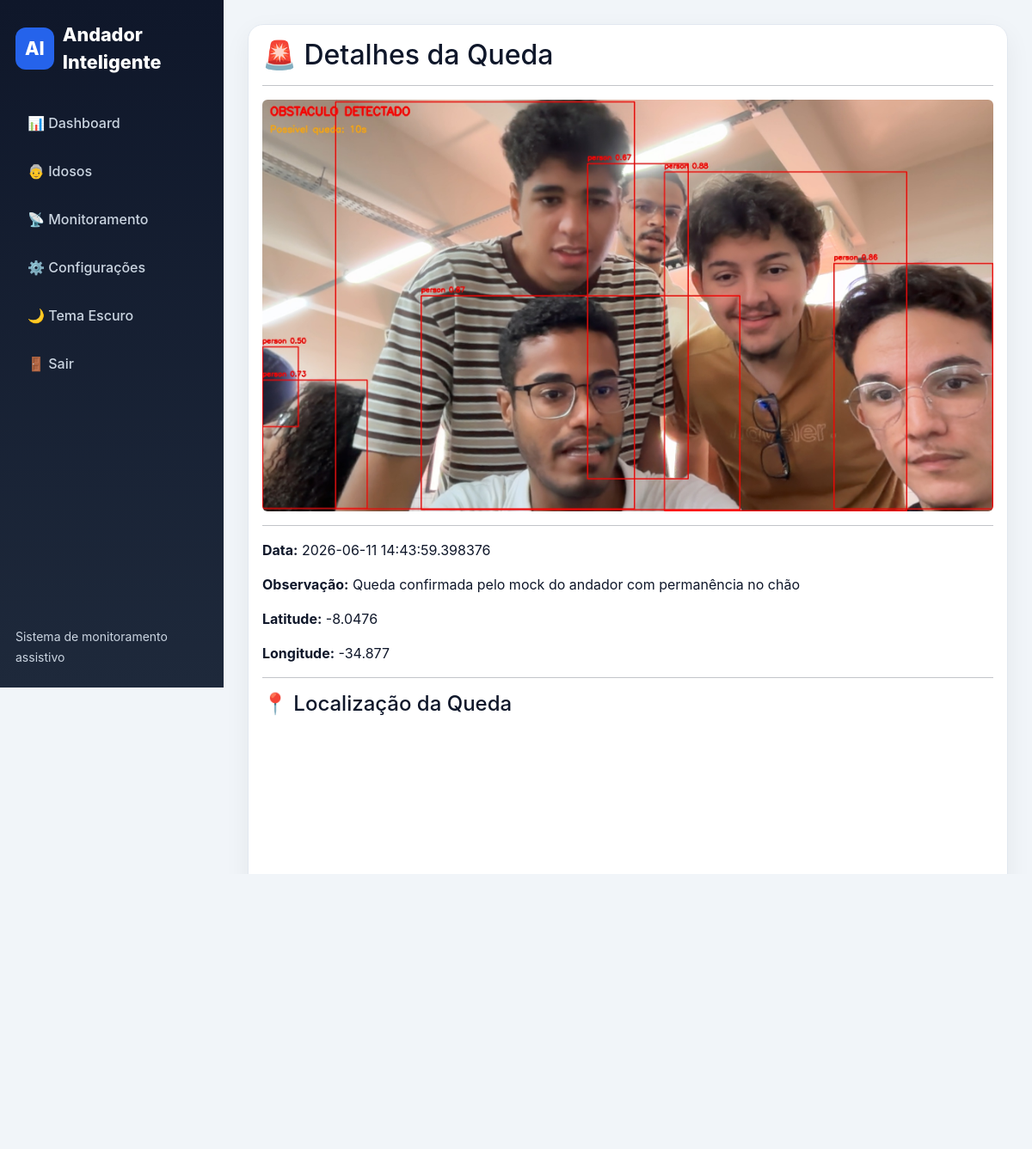
/quedas/18 (signed in), run on the app's committed database.
### models.py (models this page shows)
class Queda(db.Model):
    __tablename__ = "quedas"
    id = db.Column(
        db.Integer,
        primary_key=True
    )
    idoso_id = db.Column(
        db.Integer,
        db.ForeignKey("idosos.id"),
        nullable=False
    )
    foto = db.Column(
        db.String(255)
    )
    latitude = db.Column(
        db.Float
    )
    longitude = db.Column(
        db.Float
    )
    observacao = db.Column(
        db.Text
    )
    data_hora = db.Column(
        db.DateTime,
        default=datetime.utcnow
    )

### app.py (the view)
@app.route(
    "/quedas/<int:queda_id>"
)
def detalhes_queda(queda_id):
    if "usuario_id" not in session:
        return redirect(
            "/login"
        )
    queda = db.session.get(
        Queda,
        queda_id
    )
    if not queda:
        return (
            "Queda não encontrada.",
            404
        )
    idoso = Idoso.query.filter_by(
        id=queda.idoso_id,
        usuario_id=session[
            "usuario_id"
        ]
    ).first_or_404()
    return render_template(
        "queda_detalhes.html",
        queda=queda,
        idoso=idoso
    )

### projeto-andador-flask/templates/queda_detalhes.html (shortened to what this page needs)
{% extends 'base.html' %}
{% block conteudo %}
<div class="card">
    <div class="card-body">
        <h2>
            🚨 Detalhes da Queda
        </h2>
        <hr>
        {% if queda.foto %}
        <img
            src="{{ url_for(
                'static',
                filename='uploads/quedas/' + queda.foto
            ) }}"
            class="img-fluid rounded">
        {% endif %}
        <hr>
        <p>
            <strong>Data:</strong>
            {{ queda.data_hora }}
        </p>
        <p>
            <strong>Observação:</strong>
            {{ queda.observacao }}
        </p>
        <p>
            <strong>Latitude:</strong>
            {{ queda.latitude }}
        </p>
        <p>
            <strong>Longitude:</strong>
            {{ queda.longitude }}
        </p>
        <hr>
        <h4>
            📍 Localização da Queda
        </h4>
        <iframe
            width="100%"
            height="400"
            style="border:0"
            loading="lazy"
            allowfullscreen
            src="https://maps.google.com/maps?q={{ queda.latitude }},{{ queda.longitude }}&z=15&output=embed">
        </iframe>
        <br><br>
        <a
            href="https://maps.google.com/?q={{ queda.latitude }},{{ queda.longitude }}"
            target="_blank"
            class="btn btn-primary">
        </a>
        <a
            href="/"
            class="btn btn-secondary">
        </a>
    </div>
</div>
{% endblock %}

### projeto-andador-flask/static/css/style.css (style rules this page uses)
:root { --primary: #2563eb; --primary-dark: #1e40af; --bg: #f1f5f9; --card-bg: #ffffff; --text: #0f172a; --muted: #64748b; --border: #e2e8f0; --sidebar-bg: linear-gradient(180deg, #0f172a, #1e293b); --sidebar-text: #cbd5e1; --danger: #dc2626; --success: #16a34a; --warning: #f59e0b; --shadow: 0 10px 30px rgba(15, 23, 42, 0.06); }
* { box-sizing: border-box; }
body { background: var(--bg); font-family: -apple-system, BlinkMacSystemFont, "Segoe UI", sans-serif; color: var(--text); transition: background 0.2s, color 0.2s; }
.stat-card, .panel-card, .card { background: var(--card-bg); border: 1px solid var(--border); color: var(--text); box-shadow: var(--shadow); }
.card { border-radius: 18px; }
.card-body { color: var(--text); }
.btn { border-radius: 10px; }

### data on the page
Queda: foto (picture), data_hora "2026-06-11 14:43:59.398376", observacao "Queda confirmada pelo mock do andador com permanência no chão", latitude "-8.0476", longitude "-34.877"
